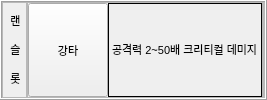
                      <widget class="QFrame" name="Frame_Class6">
                       <property name="enabled">
                        <bool>true</bool>
                       </property>
                       <property name="maximumSize">
                        <size>
                         <width>16777215</width>
                         <height>16777215</height>
                        </size>
                       </property>
                       <property name="frameShape">
                        <enum>QFrame::Box</enum>
                       </property>
                       <property name="frameShadow">
                        <enum>QFrame::Raised</enum>
                       </property>
                       <layout class="QGridLayout" name="gridLayout_77">
                        <property name="leftMargin">
                         <number>0</number>
                        </property>
                        <property name="topMargin">
                         <number>0</number>
                        </property>
                        <property name="rightMargin">
                         <number>0</number>
                        </property>
                        <property name="bottomMargin">
                         <number>0</number>
                        </property>
                        <property name="spacing">
                         <number>0</number>
                        </property>
                        <item row="0" column="0">
                         <widget class="QFrame" name="Frame_Class6_Name">
                          <property name="maximumSize">
                           <size>
                            <width>25</width>
                            <height>16777215</height>
                           </size>
                          </property>
                          <property name="frameShape">
                           <enum>QFrame::StyledPanel</enum>
                          </property>
                          <property name="frameShadow">
                           <enum>QFrame::Raised</enum>
                          </property>
                          <layout class="QGridLayout" name="gridLayout_78">
                           <property name="leftMargin">
                            <number>0</number>
                           </property>
                           <property name="topMargin">
                            <number>0</number>
                           </property>
                           <property name="rightMargin">
                            <number>0</number>
                           </property>
                           <property name="bottomMargin">
                            <number>0</number>
                           </property>
                           <property name="spacing">
                            <number>0</number>
                           </property>
                           <item row="0" column="0">
                            <widget class="QLabel" name="Class6_Name_Label">
                             <property name="minimumSize">
                              <size>
                               <width>25</width>
                               <height>0</height>
                              </size>
                             </property>
                             <property name="font">
                              <font>
                               <pointsize>8</pointsize>
                              </font>
                             </property>
                             <property name="text">
                              <string>&lt;html&gt;&lt;head/&gt;&lt;body&gt;&lt;p align=&quot;center&quot;&gt;랜&lt;/p&gt;&lt;p align=&quot;center&quot;&gt;슬&lt;/p&gt;&lt;p align=&quot;center&quot;&gt;롯&lt;/p&gt;&lt;/body&gt;&lt;/html&gt;</string>
                             </property>
                            </widget>
                           </item>
                          </layout>
                         </widget>
                        </item>
                        <item row="0" column="1">
                         <widget class="QFrame" name="Frame_Class6_Skill1">
                          <property name="enabled">
                           <bool>true</bool>
                          </property>
                          <property name="frameShape">
                           <enum>QFrame::StyledPanel</enum>
                          </property>
                          <property name="frameShadow">
                           <enum>QFrame::Raised</enum>
                          </property>
                          <layout class="QGridLayout" name="gridLayout_8">
                           <property name="leftMargin">
                            <number>0</number>
                           </property>
                           <property name="topMargin">
                            <number>0</number>
                           </property>
                           <property name="rightMargin">
                            <number>0</number>
                           </property>
                           <property name="bottomMargin">
                            <number>0</number>
                           </property>
                           <property name="spacing">
                            <number>0</number>
                           </property>
                           <item row="0" column="0">
                            <widget class="QPushButton" name="Class6_Skill1_Btn">
                             <property name="sizePolicy">
                              <sizepolicy hsizetype="Minimum" vsizetype="Preferred">
                               <horstretch>0</horstretch>
                               <verstretch>0</verstretch>
                              </sizepolicy>
                             </property>
                             <property name="maximumSize">
                              <size>
                               <width>100</width>
                               <height>16777215</height>
                              </size>
                             </property>
                             <property name="font">
                              <font>
                               <family>Arial</family>
                               <pointsize>8</pointsize>
                               <weight>50</weight>
                               <italic>false</italic>
                               <bold>false</bold>
                              </font>
                             </property>
                             <property name="styleSheet">
                              <string notr="true">font: 8pt &quot;Arial&quot;;힐</string>
                             </property>
                             <property name="text">
                              <string>강타</string>
                             </property>
                             <property name="checkable">
                              <bool>false</bool>
                             </property>
                            </widget>
                           </item>
                           <item row="0" column="1">
                            <widget class="QLabel" name="Class6_Skill1_Label">
                             <property name="font">
                              <font>
                               <pointsize>8</pointsize>
                              </font>
                             </property>
                             <property name="frameShape">
                              <enum>QFrame::Box</enum>
                             </property>
                             <property name="text">
                              <string>&lt;html&gt;&lt;head/&gt;&lt;body&gt;&lt;p&gt;공격력 2~50배 크리티컬 데미지&lt;/p&gt;&lt;/body&gt;&lt;/html&gt;</string>
                             </property>
                            </widget>
                           </item>
                          </layout>
                         </widget>
                        </item>
                        <item row="0" column="2">
                         <widget class="QFrame" name="Frame_Class6_Skill2">
                          <property name="maximumSize">
                           <size>
                            <width>16777215</width>
                            <height>16777215</height>
                           </size>
                          </property>
                          <property name="frameShape">
                           <enum>QFrame::StyledPanel</enum>
                          </property>
                          <property name="frameShadow">
                           <enum>QFrame::Raised</enum>
                          </property>
                          <layout class="QGridLayout" name="gridLayout_80">
                           <property name="leftMargin">
                            <number>0</number>
                           </property>
                           <property name="topMargin">
                            <number>0</number>
                           </property>
                           <property name="rightMargin">
                            <number>0</number>
                           </property>
                           <property name="bottomMargin">
                            <number>0</number>
                           </property>
                           <property name="spacing">
                            <number>0</number>
                           </property>
                          </layout>
                         </widget>
                        </item>
                       </layout>
                      </widget>
